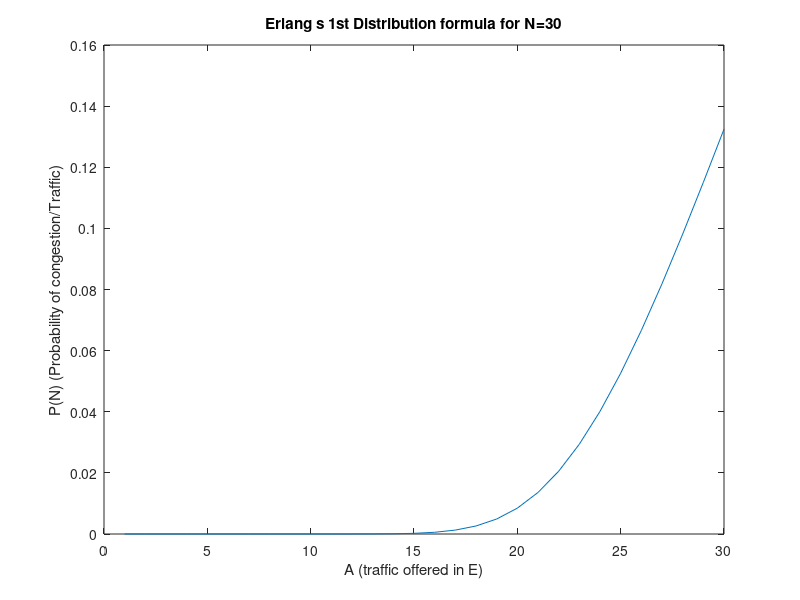

Recreate this plot in MATLAB.
clear all;
close all;
clc;

%Erlang's first distribution formula plot
%P(N)=(A^N/N!)/(Sum k from 0 to N A^k/k!)
%N : Number of Lines
%k : Availability

N = 30

P = zeros(1,N)

for A = 1 : N
    num = A^N/factorial(N)
    denominator = 0
    for k = 0 : N
        denominator=denominator + A^k/factorial(k)
    end
    P(A) = num/denominator
end

A = 1 : N
plot(A,P)
xlabel('A (traffic offered in E)')
ylabel('P(N) (Probability of congestion/Traffic)')
title('Erlang s 1st Distribution formula for N=30');

        
    